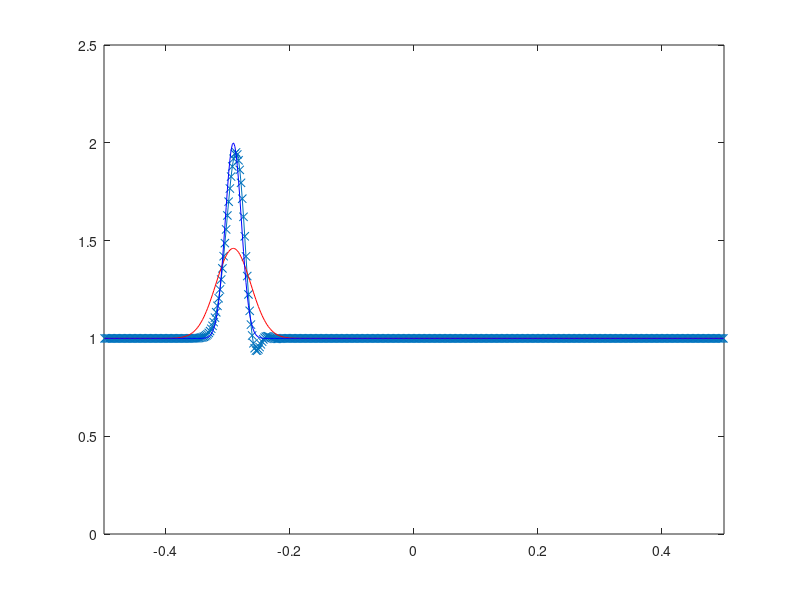

Reproduce this figure in MATLAB.
clear, figure(1), clf
% Physics
Lx      = 1;
rho0    = 1;
Vx0     = -0.3;
D       = 2e-5;
beta    = 1;
eta     = 1;
tt      = 0.6/abs(Vx0);
% numerics
nx      = 5e2;                               % number of cells
dx      = Lx/(nx);
nout    = 10;
dt      = min(dx.^2/D/2.5,dx/abs(Vx0)/2.1);
nt      = tt/dt; 
% Initialization
Xv      = -Lx/2:dx:Lx/2;
Xc      = -(Lx-dx)/2:dx:(Lx-dx)/2;
x2 = Xc;
rho     = rho0*exp(-3000*(Xc-0.3).^2)+1;

% rho     = rho0*heaviside(Xc-0.3)+1;
% for i = 1:20
% rho(2:end-1) = rho(2:end-1) + 1/4.1*diff(rho,2,2); 
% end
rho2    = rho;
%rho     = rho0*ones(size(Xg));
Vx      = Vx0*ones(size(Xv));
Vxini   = Vx;
plot(Xc, rho, Xv, Vx)
% Action
for it = 1:nt
    Vxc          = (Vx(2:end) + Vx(1:end-1))/2;
    rhoVx        = rho.*(Vx(2:end) + Vx(1:end-1))/2;
    rhoext       = [rho(1) (rho(2:end) + rho(1:end-1))/2 rho(end)] + 1e-8*Xv;
    Rrho         = (Vx0>0)*(rhoext(3:end)-rhoext(2:end-1))./(rhoext(2:end-1)-rhoext(1:end-2)) + (Vx0<0)*(rhoext(2:end-1)-rhoext(1:end-2))./(rhoext(3:end)-rhoext(2:end-1));
    Rrho(isnan(Rrho)==1) = 1;
    Rrho(Rrho==-Inf)     = -1;
    Rrho(Rrho==Inf)      = 1;
    phirho       = zeros(1,nx-1);
%     phirho(Rrho<1 & Rrho>0) = min(1,2*Rrho(Rrho<1 & Rrho>0)); 
%     phirho(Rrho>1)          = min(2,Rrho(Rrho>1));
%     phirho       = (Rrho+abs(Rrho))./(1+Rrho.^2);
    phirho(Rrho>0)          = min(1,Rrho(Rrho>0)); 
    %phirhoext    = 0.5*([phirho(1), phirho] + [phirho, phirho(end)]);
    Fcrho        = 0.5.*(rhoVx(2:end)+rhoVx(1:end-1)) - sign(Vx0)*0.5*diff(rhoVx) + 0.5*1.*(sign(Vx0)-Vx(2:end-1)*dt/dx).*diff(rhoVx) ;
    rho(2:end-1) = rho(2:end-1) - diff(Fcrho)/dx*dt;
    rho(end)     = rho(end) - (Vx0>0)*Vx0*(rho(end)-rho(end-1))/dx*dt;
    rho(1)       = rho(1)   - (Vx0<0)*Vx0*(rho(2)-rho(1))/dx*dt;
    rho2(2:end)  = rho2(2:end)   - (Vx0>0)*Vx0*diff(rho2)/dx*dt;
    rho2(1:end-1)= rho2(1:end-1) - (Vx0<0)*Vx0*diff(rho2)/dx*dt;
%     x2(2:end-1)   = Xc(2:end-1) - Vx0*dt;
%     rho2(2:end-1) = interp1( Xc,rho2,x2(2:end-1),'spline' );
    
    
    if mod(it-1, nout) == 0
%         plot(Xc, rho,'-k',Xc, rho2,'--r',Xc, rho0*heaviside(Xc-Vx0*dt*it)+1,'--b'), axis([-Lx/2 Lx/2 0 rho0+1.5 ]), drawnow
        plot(Xc, rho,'-x',Xc, rho2,'-r',Xc, rho0*exp(-3000*(Xc-Vx0*dt*it-0.3).^2)+1,'-b'), axis([-Lx/2 Lx/2 0 rho0+1.5 ]), drawnow
        %plot(phirho), drawnow
    end
end

[sum(rho*dx) sum(rho2*dx) sum((rho0*exp(-3000*(Xc-Vx0*dt*it-0.3).^2)+1)*dx)]-sum((rho0*exp(-3000*(Xc-Vx0*dt*it-0.3).^2)+1)*dx)

function [A] = advection2d(A,Vx,Vy,dx,dy,dt)
%Function advection 2d is a function that is used for upwind
%advection in 2d problems
dtadv = dt;
A(1:end-1,:) = A(1:end-1,:) - (Vx(2:end-1,:)<0).*Vx(2:end-1,:).*diff(A,1,1)/dx*dtadv;
A(2:end  ,:) = A(2:end  ,:) - (Vx(2:end-1,:)>0).*Vx(2:end-1,:).*diff(A,1,1)/dx*dtadv;        
A(:,1:end-1) = A(:,1:end-1) - (Vy(:,2:end-1)<0).*Vy(:,2:end-1).*diff(A,1,2)/dy*dtadv;
A(:,2:end  ) = A(:,2:end  ) - (Vy(:,2:end-1)>0).*Vy(:,2:end-1).*diff(A,1,2)/dy*dtadv;
return
end


